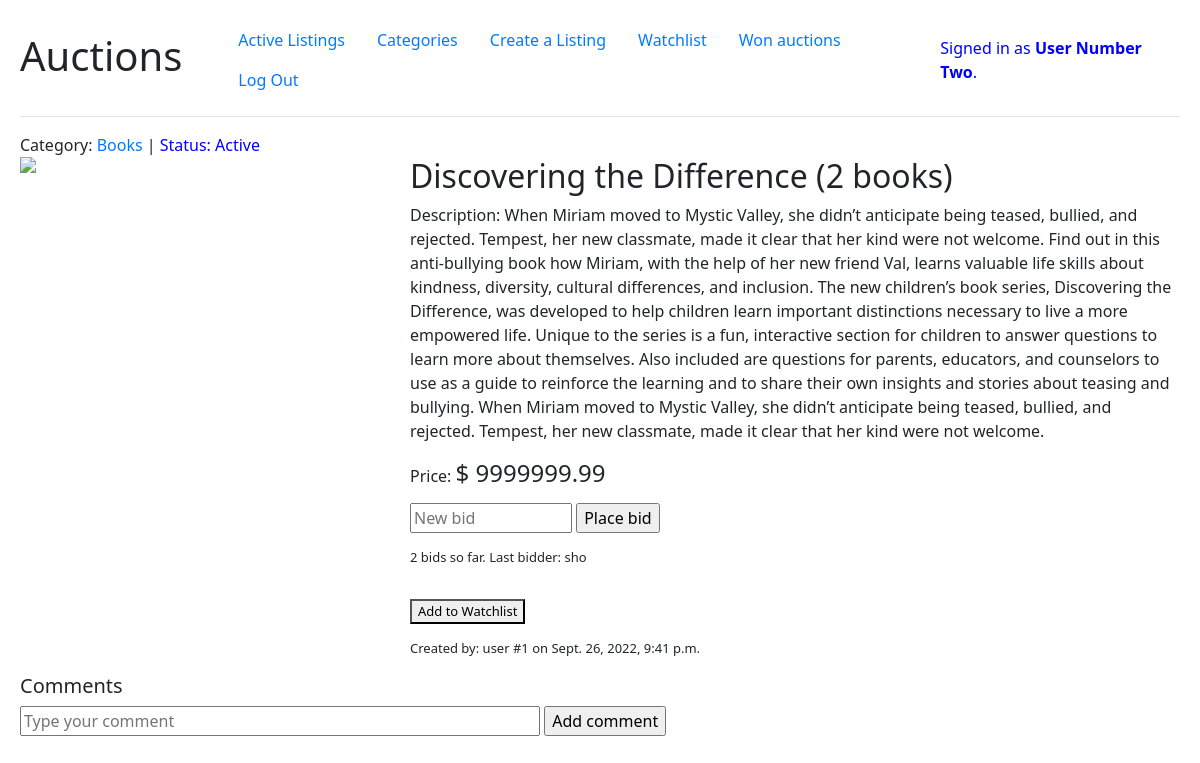
Screenshot of /listing/10 (signed in) with the database file from the repository.
### auctions/models.py (models this page shows, shortened)
class User(AbstractUser):
    pass

class Listing(models.Model):
    title = models.CharField(max_length=64)
    description = models.TextField(max_length=1024)
    price = models.DecimalField(max_digits=9, decimal_places=2)
    image_url = models.URLField(max_length=256, blank=True)
    category = models.ForeignKey(Category, default="Other", on_delete=models.SET_DEFAULT, related_name="categories")
    creator = models.ForeignKey(User, on_delete=models.CASCADE, related_name="users_listings")
    created =  models.DateTimeField(auto_now_add=True, blank=True, null=True)
    watchlist = models.ManyToManyField(User, blank=True, related_name="watchers")
    active = models.BooleanField(default=True)
    bids = models.IntegerField(default=0, blank=True, null=True)
    current_bidder = models.ForeignKey(User, on_delete=models.SET_NULL, related_name="bidder", blank=True, null=True)

class Category(models.Model):
    category_item = models.CharField(max_length=64)
    class Meta:
        ordering = ("category_item",)
    def __str__(self):
        return self.category_item

### auctions/views.py (the view)
# urls.py: path("listing/<int:listing_id>", views.listing, name="listing"),
def listing(request, listing_id):
    listing = Listing.objects.get(pk=listing_id)
    comments = Comment.objects.filter(comment_listing=listing_id)
    return render(request, "auctions/listing.html", {
        "listing": listing,
        "comments": comments
    })

### auctions/templates/auctions/listing.html (shortened to what this page needs)
{% extends "auctions/layout.html" %}
{% block body %}
    Category: <a href="{% url 'category' category=listing.category %}">{{ listing.category }}</a> |
    {% if listing.active == True %}
        <p style="display: inline; color:blue;">Status: Active</p>
    {% else %}
        <p style="display: inline; color:red;">Status: Closed</p>
    {% endif %}
    <div class="main_box">
        {% if listing.image_url %}
            <img id="img_list" src="{{ listing.image_url }}">
        {% else %}
            <div id="no_image">No Image</div>
        {% endif %}
        <div id="desc_list">
            <div>
                <h2>{{ listing.title }}</h2>
            </div>
            <div>
                <p>Description: {{ listing.description }}</p>
            </div>
            <div class="top_margin">
                {% if bidding.bid is None %}
                    Price: <h4 style="display:inline;">$ {{ listing.price }}</h4>
                {% else %}
                    Price: <h4 style="display:inline;">$ {{ bidding.bid }}</h4>
                {% endif %}
            </div>
        {% if user.is_authenticated %}
            {% if listing.active == True %}
                {% if user == listing.creator %}
                    <div>
                        <form action="{% url 'close' listing_id=listing.id %}" method="POST">
                            {% csrf_token %}
                            <button class="btn btn-danger top_margin">Close auction</button>
                        </form>
                    </div>
                {% else %}
                    <div class="top_margin">
                        <form action="{% url 'add_bid' listing_id=listing.id %}" method="POST">
                            <div>
                                <input type="number" name="new_bid_price" min="0.00" max="9999999.99" step="0.01" placeholder="New bid">
                                <input type="submit" value="Place bid">
                            </div>
                        </form>
                    </div>
                {% endif %}
                    <p class="small_text top_margin">{{ listing.bids }} bids so far. Last bidder: {{ listing.current_bidder }}</p>
                    <div>
                        {% if user in listing.watchlist.all %}
                            <form action="{% url 'remove_watch' listing_id=listing.id %}" method="POST">
                                {% csrf_token %}
                                <button class="small_text top_margin" type="submit">Remove from Watchlist</button>
                            </form>
                        {% else %}
                            <form action="{% url 'add_watch' listing_id=listing.id %}" method="POST">
                                <button class="small_text top_margin" type="submit">Add to Watchlist</button>
                            </form>
                        {% endif %}
                    </div>
            {% else %}
                {% if user == listing.current_bidder %}
                <h5 class="top_margin">Congratulations, you won the auction!</h5>
                {% else %}
                    <h5 class="top_margin">This auction is closed! {{ listing.current_bidder }} won the auction.</h5>
                {% endif %}
            {% endif %}
        {% endif %}
            <div class="small_text top_margin">Created by: {{ listing.creator }} on {{ listing.created}}</div>
        </div>
    </div>
    <div>
        <h5 class="top_margin">Comments</h5>
        <div>
            {% if user.is_authenticated %}
                {% if listing.active == True %}
                    <form action="{% url 'add_comment' listing_id=listing.id %}" method="POST">
                        <div >
                            <input autofocus type="text" name="comment" placeholder="Type your comment" class="input-m">
                            <input type="submit" value="Add comment">
                        </div>
                {% endif %}
            {% endif %}
        </div>
    </div>
{% endblock %}

### auctions/templates/auctions/layout.html (shortened to what this page needs)
{% load static %}
<!DOCTYPE html>
<html lang="en">
    <head>
        <link rel="stylesheet" href="https://stackpath.bootstrapcdn.com/bootstrap/4.4.1/css/bootstrap.min.css">
        <link rel="stylesheet" href="{% static 'auctions/styles.css' %}">
    </head>
    <body>
        <div id="lay_main">
            <div>
                <h1>Auctions</h1>
            </div>
            <div class="lay_item2">
                <ul class="nav">
                    <li class="nav-item">
                        <a class="nav-link" href="{% url 'index' %}">Active Listings</a>
                    </li>
                    <li class="nav-item">
                        <a class="nav-link" href="{% url 'categories' %}">Categories</a>
                    </li>
                    {% if user.is_authenticated %}
                        <li class="nav-item">
                            <a class="nav-link" href="{% url 'create' %}">Create a Listing</a>
                        </li>
                        <li class="nav-item">
                            <a class="nav-link" href="{% url 'users_watchlist' %}">Watchlist</a>
                        </li>
                        <li class="nav-item">
                            <a class="nav-link" href="{% url 'won' %}">Won auctions</a>
                        </li>
                        <li class="nav-item">
                            <a class="nav-link" href="{% url 'logout' %}">Log Out</a>
                        </li>
                    {% endif %}
                </ul>
            </div>
            <div class="lay_item3">
                {% if user.is_authenticated %}
                    Signed in as <strong>{{ user.username }}</strong>.
                {% else %}
                    Not signed in.
                {% endif %}
            </div>
        </div>
        <hr>
        {% block body %}
        {% endblock %}
    </body>
</html>

### auctions/static/auctions/styles.css (style rules this page uses)
body { padding: 20px; font-family: 'Segoe UI', Tahoma, Geneva, Verdana, sans-serif; }
#lay_main { display: flex; flex-direction: row; align-items: center; }
.lay_item2 { margin-left: 40px; }
.lay_item3 { color: blue; margin-left: auto; }
.main_box { display: flex; flex-direction: row; }
#img_list { align-self: flex-start; float: left; max-width: 500px; min-width: 360px; max-height: auto; }
#desc_list { width: 100%; margin-left: 30px; }
.small_text { font-size: small; }
.top_margin { margin-top: 15px; }
.input-m { width: 520px; }

### rows the page displays
User: username "User Number Two"
Listing: category "Books", title "Discovering the Difference (2 books)", description "When Miriam moved to Mystic Valley, she didn’t anticipate being teased, bullied, and rejected. Tempest, her new classmate, made it clear that her kind were not welcome. Find out in this anti-bullying book how Miriam, with the help of her new friend Val, learns valuable life skills about kindness, diversity, cultural differences, and inclusion. The new children’s book series, Discovering the Difference, was developed to help children learn important distinctions necessary to live a more empowered life. Unique to the series is a fun, interactive section for children to answer questions to learn more about themselves. Also included are questions for parents, educators, and counselors to use as…", price "9999999.99", bids "2", current_bidder "sho", creator "user #1", created "Sept. 26, 2022, 9:41 p.m."
